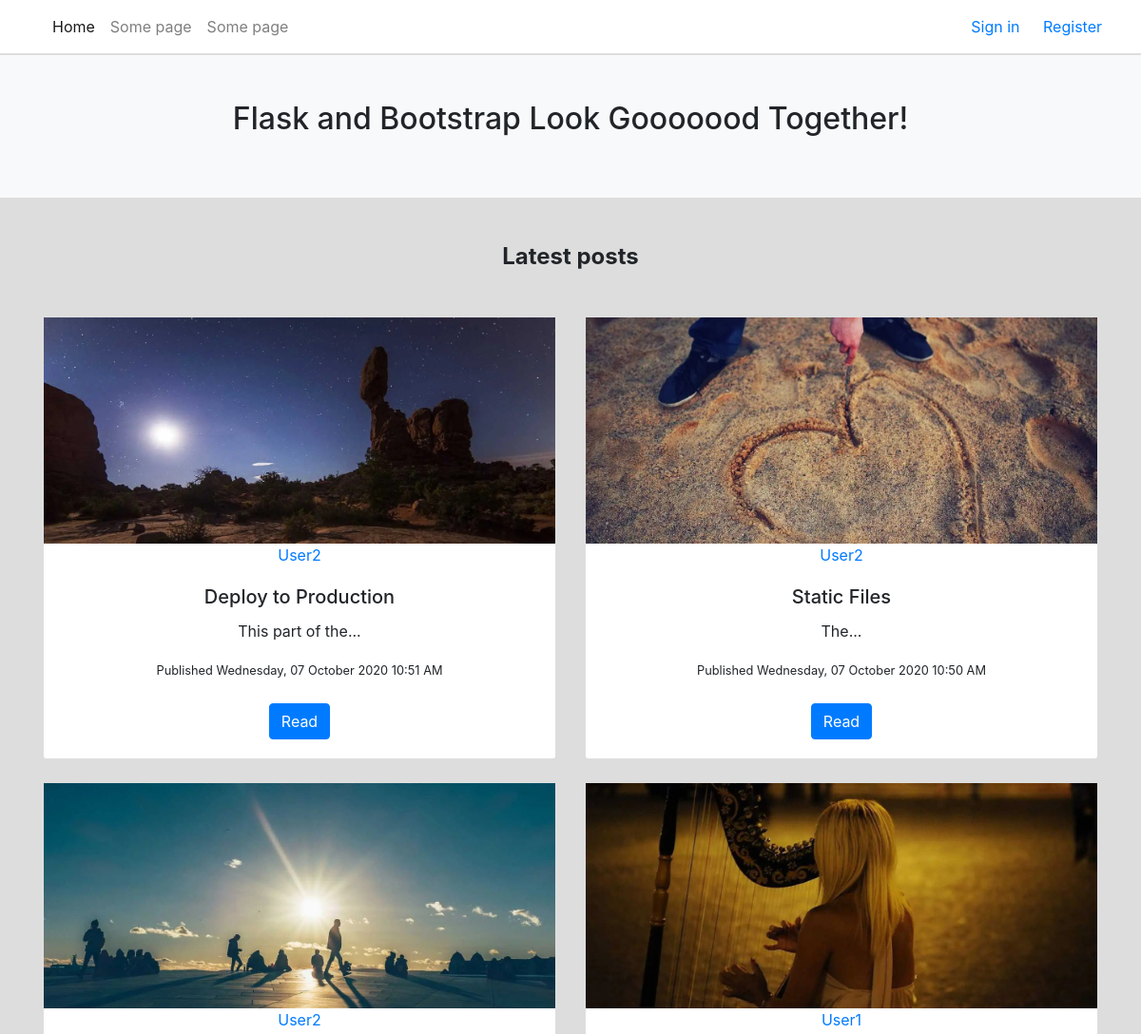
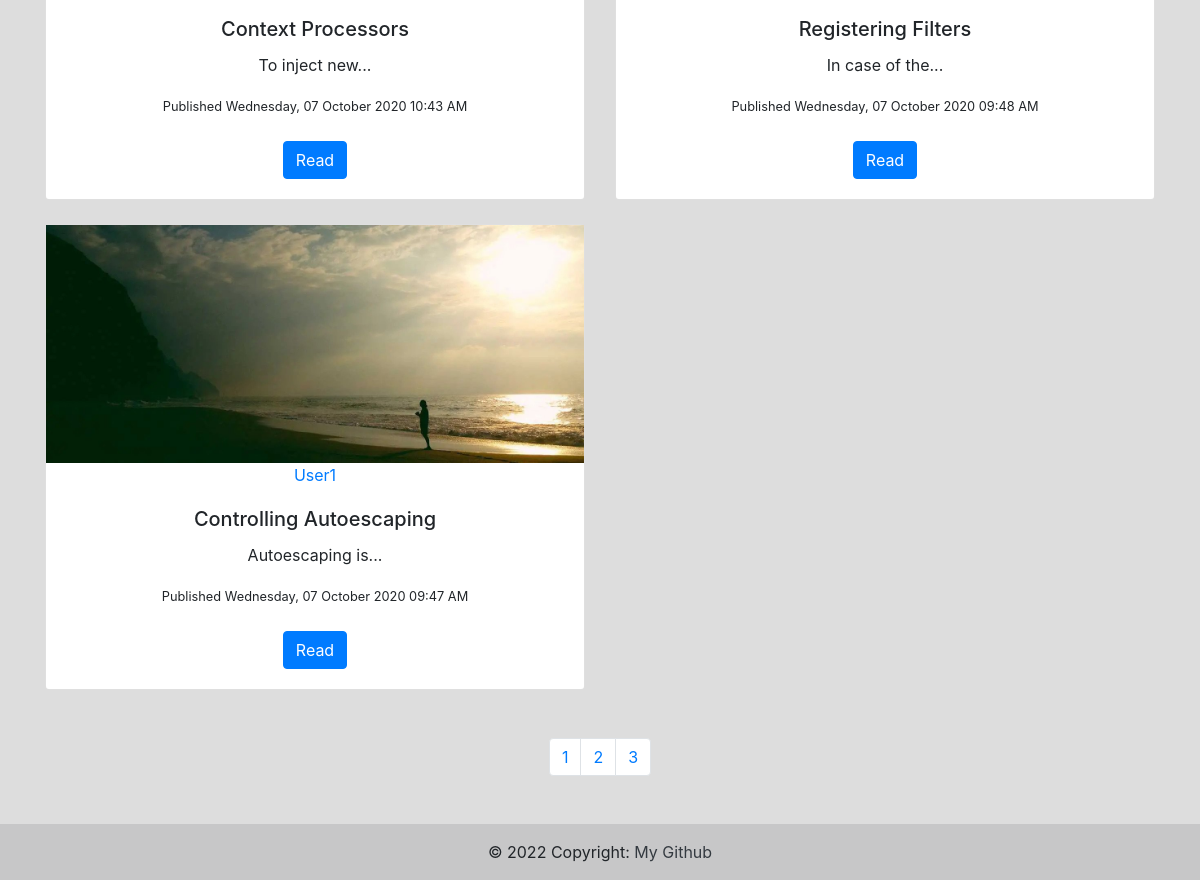
The page /home?page=2 on the database its author committed (2 pictures, top to bottom).
### FlaskBlog/models.py (models this page shows, shortened)
class Post(db.Model):
    id = db.Column(db.Integer, primary_key=True)
    title = db.Column(db.String(100), nullable=False)
    date_posted = db.Column(db.DateTime, nullable=False,
                            default=datetime.utcnow)
    content = db.Column(db.Text, nullable=False)
    user_id = db.Column(db.Integer, db.ForeignKey('user.id'), nullable=False)
    post_image = db.Column(db.String(20), nullable=True, default='071.jpg')

class User(db.Model, UserMixin):
    id = db.Column(db.Integer, primary_key=True)
    username = db.Column(db.String(20), unique=True, nullable=False)
    email = db.Column(db.String(120), unique=True, nullable=False)
    image_file = db.Column(db.String(20), nullable=False,
                           default='default.png')
    password = db.Column(db.String(60), nullable=False)
    posts = db.relationship('Post', backref='author', lazy=True)

### FlaskBlog/main/routes.py (the view)
@main.route("/")
@main.route("/home")
def home():
    page = request.args.get('page', 1, type=int)
    posts = Post.query.order_by(Post.date_posted.desc()). \
        paginate(page=page, per_page=5)
    return render_template('home.html', posts=posts)

### FlaskBlog/templates/home.html (shortened to what this page needs)
{% extends "layout.html" %}
{% block content %}
  <main class="my-5">
    <div class="container">
      <section class="text-center">
        <h4 class="mb-5"><strong>Latest posts</strong></h4>
{% include "postfeed.html" %}
      </section>
    </div>
  </main>
{% endblock content %}

### FlaskBlog/templates/postfeed.html (shortened to what this page needs)
<div class="row gx-5">
{% for post in posts.items %}
          <div class="col-md-6 mb-4">
            <div class="card">
              <div class="bg-image hover-overlay ripple" data-mdb-ripple-color="light">
                <img src="{{ url_for('static', filename='images/' +
                                            post.post_image)}}" class="img-fluid justify-content-center max-width: 100%" width="1500" max-height="250"/>
                <a href="{{ url_for('users.user_posts', username=post.author.username) }}" id="author"
                   class="text-decoration-none">{{ post.author.username }}</a>
              </div>
              <div class="card-body">
                <h5 class="card-title" >{{ post.title }}</h5>
                <p class="card-text">
                  {{ post.content|truncate(20) }}
                </p>
                <small>Published {{ post.date_posted.strftime('%A, %d %B %Y %I:%M %p') }}</small>
                <br>
                <br>
                <a href="{{ url_for('posts.view_post', post_id=post.id) }}" class="btn btn-primary">Read</a>
              </div>
            </div>
          </div>
  {% endfor %}
  </div>
      <nav class="my-4" aria-label="...">
        <ul class="pagination pagination-circle justify-content-center">
          {% for page_num in posts.iter_pages(left_edge=1, right_edge=1, left_current=1, right_current=2) %}
            {% if page_num %}
              {% if page_num != page_num.page %}
          <li class="page-item"><a class="page-link" href="{{ url_for('main.home', page=page_num) }}">{{ page_num }}</a></li>
              {% else %}
          <li class="page-item active" aria-current="page">
            <a class="page-link" href="#">2 <span class="sr-only">{{ page_num }}</span></a>
          </li>
              {% endif %}
            {% else %}
          <li class="page-item"><a class="page-link" href="#">...</a></li>
          {% endif %}
          {% endfor %}

### FlaskBlog/templates/layout.html (style rules this page uses)
body { background-color:#ddd; }

### rows shown on the page
Post: post_image (picture), author.username "User2", title "Deploy to Production", content "This part of the...", date_posted "Wednesday, 07 October 2020 10:51 AM"
Post: post_image (picture), author.username "User2", title "Static Files", content "The...", date_posted "Wednesday, 07 October 2020 10:50 AM"
Post: post_image (picture), author.username "User2", title "Context Processors", content "To inject new...", date_posted "Wednesday, 07 October 2020 10:43 AM"
Post: post_image (picture), author.username "User1", title "Registering Filters", content "In case of the...", date_posted "Wednesday, 07 October 2020 09:48 AM"
Post: post_image (picture), author.username "User1", title "Controlling Autoescaping", content "Autoescaping is...", date_posted "Wednesday, 07 October 2020 09:47 AM"

### other values the page prints
{{ page_num }} "1" "2" "3"
